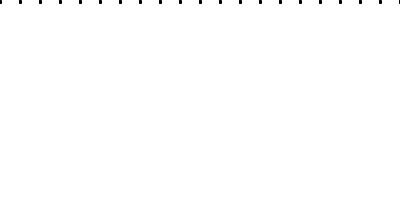
Frame 1 (no input)
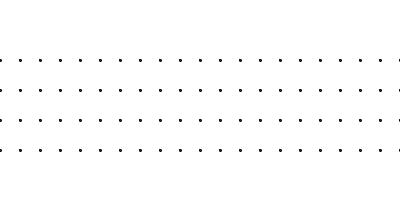
Frame 60 (the mouse pressed at the canvas centre just before this capture)
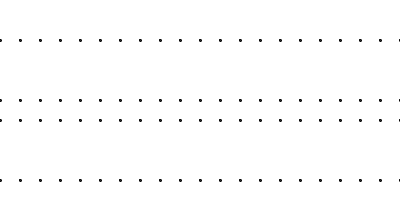
Frame 120 (the mouse held since frame 60 and released just before this capture)

The Processing sketch that drew these frames (run headless with seeded random() and noise(); from frame 60 on, the mouse is pressed at the canvas centre):

// Processing sketch: processing_13850
// ── processing_13850.pde

void setup() {
  size(400, 200);
  smooth();
}

 float a = 0.0;
 float i = 0.0;
 float y = 0.0;
 float z = 0.0;
 
 void draw(){ 
  background(255);
   fill(0);
   a = (a + 1)%200; 
  for (int x=0; x<=400 ; x+=20){
  ellipse(x,a,2,2);
 }
   i = (i + 1.5)%200; 
  for (int x=0; x<=400 ; x+=20){
  ellipse(x,i,2,2);
 }
 y = (y + 2)%200; 
  for (int x=0; x<=400 ; x+=20){
  ellipse(x,y,2,2);
 }
z = (z + 2.5)%200; 
  for (int x=0; x<=400 ; x+=20){
  ellipse(x,z,2,2);
 }


 }
 
 
